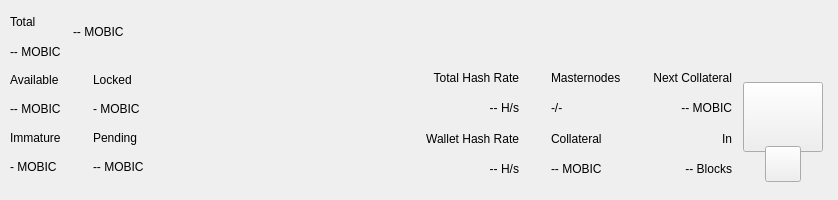
<?xml version="1.0" encoding="UTF-8"?>
<ui version="4.0">
 <class>TopBar</class>
 <widget class="QWidget" name="TopBar">
  <property name="geometry">
   <rect>
    <x>0</x>
    <y>0</y>
    <width>838</width>
    <height>200</height>
   </rect>
  </property>
  <property name="minimumSize">
   <size>
    <width>0</width>
    <height>200</height>
   </size>
  </property>
  <property name="maximumSize">
   <size>
    <width>16777215</width>
    <height>200</height>
   </size>
  </property>
  <property name="windowTitle">
   <string>Form</string>
  </property>
  <layout class="QVBoxLayout" name="verticalLayout_10" stretch="0">
   <property name="spacing">
    <number>0</number>
   </property>
   <property name="leftMargin">
    <number>0</number>
   </property>
   <property name="topMargin">
    <number>0</number>
   </property>
   <property name="rightMargin">
    <number>0</number>
   </property>
   <property name="bottomMargin">
    <number>0</number>
   </property>
   <item>
    <widget class="PFBorderImage" name="containerTop">
     <layout class="QVBoxLayout" name="verticalLayout_11">
      <property name="spacing">
       <number>0</number>
      </property>
      <property name="leftMargin">
       <number>0</number>
      </property>
      <property name="topMargin">
       <number>0</number>
      </property>
      <property name="rightMargin">
       <number>0</number>
      </property>
      <property name="bottomMargin">
       <number>0</number>
      </property>
      <item>
       <widget class="QWidget" name="top_container_2" native="true">
        <property name="minimumSize">
         <size>
          <width>0</width>
          <height>65</height>
         </size>
        </property>
        <layout class="QHBoxLayout" name="top_container">
         <property name="spacing">
          <number>0</number>
         </property>
         <property name="leftMargin">
          <number>10</number>
         </property>
         <property name="topMargin">
          <number>0</number>
         </property>
         <property name="rightMargin">
          <number>10</number>
         </property>
         <property name="bottomMargin">
          <number>0</number>
         </property>
         <item>
          <layout class="QHBoxLayout" name="horizontalLayout_4">
           <property name="spacing">
            <number>12</number>
           </property>
           <property name="rightMargin">
            <number>0</number>
           </property>
           <item>
            <widget class="QWidget" name="widgetAmount" native="true">
             <layout class="QVBoxLayout" name="verticalLayout_2">
              <property name="spacing">
               <number>2</number>
              </property>
              <property name="leftMargin">
               <number>0</number>
              </property>
              <property name="topMargin">
               <number>8</number>
              </property>
              <property name="rightMargin">
               <number>0</number>
              </property>
              <property name="bottomMargin">
               <number>0</number>
              </property>
              <item>
               <widget class="QLabel" name="labelTitle1">
                <property name="text">
                 <string>Total</string>
                </property>
               </widget>
              </item>
              <item>
               <widget class="PrivateQLabel" name="labelAmountPiv">
                <property name="text">
                 <string notr="true">-- MOBIC</string>
                </property>
               </widget>
              </item>
             </layout>
            </widget>
           </item>
           <item alignment="Qt::AlignVCenter">
            <widget class="QWidget" name="widgetTopAmount" native="true">
             <property name="sizePolicy">
              <sizepolicy hsizetype="Preferred" vsizetype="Maximum">
               <horstretch>0</horstretch>
               <verstretch>0</verstretch>
              </sizepolicy>
             </property>
             <layout class="QHBoxLayout" name="horizontalLayout_5">
              <property name="spacing">
               <number>0</number>
              </property>
              <property name="leftMargin">
               <number>0</number>
              </property>
              <property name="topMargin">
               <number>0</number>
              </property>
              <property name="rightMargin">
               <number>0</number>
              </property>
              <property name="bottomMargin">
               <number>0</number>
              </property>
              <item alignment="Qt::AlignTop">
               <widget class="PrivateQLabel" name="labelAmountTopPiv">
                <property name="minimumSize">
                 <size>
                  <width>0</width>
                  <height>36</height>
                 </size>
                </property>
                <property name="styleSheet">
                 <string notr="true">padding:0px;margin:0px;</string>
                </property>
                <property name="text">
                 <string notr="true">-- MOBIC</string>
                </property>
               </widget>
              </item>
             </layout>
            </widget>
           </item>
           <item>
            <spacer name="horizontalSpacer">
             <property name="orientation">
              <enum>Qt::Horizontal</enum>
             </property>
             <property name="sizeHint" stdset="0">
              <size>
               <width>40</width>
               <height>20</height>
              </size>
             </property>
            </spacer>
           </item>
           <item alignment="Qt::AlignRight">
            <widget class="QWidget" name="layoutSync" native="true">
             <property name="minimumSize">
              <size>
               <width>0</width>
               <height>36</height>
              </size>
             </property>
             <property name="maximumSize">
              <size>
               <width>16777215</width>
               <height>36</height>
              </size>
             </property>
             <layout class="QVBoxLayout" name="verticalLayout_9">
              <property name="leftMargin">
               <number>0</number>
              </property>
              <property name="topMargin">
               <number>0</number>
              </property>
              <property name="rightMargin">
               <number>0</number>
              </property>
              <property name="bottomMargin">
               <number>0</number>
              </property>
              <item>
               <widget class="ExpandableButton" name="pushButtonSync" native="true">
                <property name="minimumSize">
                 <size>
                  <width>36</width>
                  <height>36</height>
                 </size>
                </property>
                <property name="maximumSize">
                 <size>
                  <width>16777215</width>
                  <height>36</height>
                 </size>
                </property>
               </widget>
              </item>
             </layout>
            </widget>
           </item>
           <item>
            <widget class="ExpandableButton" name="pushButtonHDUpgrade" native="true">
             <property name="minimumSize">
              <size>
               <width>36</width>
               <height>36</height>
              </size>
             </property>
             <property name="maximumSize">
              <size>
               <width>16777215</width>
               <height>36</height>
              </size>
             </property>
            </widget>
           </item>
           <item>
            <widget class="ExpandableButton" name="pushButtonStack" native="true">
             <property name="minimumSize">
              <size>
               <width>36</width>
               <height>36</height>
              </size>
             </property>
             <property name="maximumSize">
              <size>
               <width>16777215</width>
               <height>36</height>
              </size>
             </property>
            </widget>
           </item>
           <item>
            <widget class="ExpandableButton" name="pushButtonConf" native="true">
             <property name="minimumSize">
              <size>
               <width>36</width>
               <height>36</height>
              </size>
             </property>
             <property name="maximumSize">
              <size>
               <width>16777215</width>
               <height>36</height>
              </size>
             </property>
            </widget>
           </item>
           <item>
            <widget class="ExpandableButton" name="pushButtonMasternodes" native="true">
             <property name="minimumSize">
              <size>
               <width>36</width>
               <height>36</height>
              </size>
             </property>
             <property name="maximumSize">
              <size>
               <width>16777215</width>
               <height>36</height>
              </size>
             </property>
            </widget>
           </item>
           <item>
            <widget class="ExpandableButton" name="pushButtonConsole" native="true">
             <property name="minimumSize">
              <size>
               <width>36</width>
               <height>36</height>
              </size>
             </property>
             <property name="maximumSize">
              <size>
               <width>16777215</width>
               <height>36</height>
              </size>
             </property>
            </widget>
           </item>
           <item>
            <widget class="ExpandableButton" name="pushButtonConnection" native="true">
             <property name="minimumSize">
              <size>
               <width>36</width>
               <height>36</height>
              </size>
             </property>
             <property name="maximumSize">
              <size>
               <width>16777215</width>
               <height>36</height>
              </size>
             </property>
            </widget>
           </item>
           <item>
            <widget class="ExpandableButton" name="pushButtonTor" native="true">
             <property name="minimumSize">
              <size>
               <width>36</width>
               <height>36</height>
              </size>
             </property>
             <property name="maximumSize">
              <size>
               <width>16777215</width>
               <height>36</height>
              </size>
             </property>
            </widget>
           </item>
           <item>
            <widget class="ExpandableButton" name="pushButtonLock" native="true">
             <property name="sizePolicy">
              <sizepolicy hsizetype="Expanding" vsizetype="Expanding">
               <horstretch>0</horstretch>
               <verstretch>0</verstretch>
              </sizepolicy>
             </property>
             <property name="minimumSize">
              <size>
               <width>36</width>
               <height>0</height>
              </size>
             </property>
             <property name="maximumSize">
              <size>
               <width>16777215</width>
               <height>36</height>
              </size>
             </property>
            </widget>
           </item>
           <item>
            <widget class="ExpandableButton" name="pushButtonTheme" native="true">
             <property name="minimumSize">
              <size>
               <width>36</width>
               <height>36</height>
              </size>
             </property>
             <property name="maximumSize">
              <size>
               <width>16777215</width>
               <height>36</height>
              </size>
             </property>
            </widget>
           </item>
           <item>
            <widget class="ExpandableButton" name="pushButtonFAQ" native="true">
             <property name="minimumSize">
              <size>
               <width>36</width>
               <height>36</height>
              </size>
             </property>
             <property name="maximumSize">
              <size>
               <width>16777215</width>
               <height>36</height>
              </size>
             </property>
            </widget>
           </item>
           <item>
            <widget class="ExpandableButton" name="pushButtonPrivacy" native="true">
             <property name="minimumSize">
              <size>
               <width>36</width>
               <height>36</height>
              </size>
             </property>
             <property name="maximumSize">
              <size>
               <width>16777215</width>
               <height>36</height>
              </size>
             </property>
            </widget>
           </item>
          </layout>
         </item>
        </layout>
       </widget>
      </item>
      <item>
       <widget class="QWidget" name="bottom_container" native="true">
        <property name="minimumSize">
         <size>
          <width>0</width>
          <height>135</height>
         </size>
        </property>
        <layout class="QHBoxLayout" name="botton_container">
         <property name="leftMargin">
          <number>10</number>
         </property>
         <property name="topMargin">
          <number>0</number>
         </property>
         <property name="rightMargin">
          <number>10</number>
         </property>
         <property name="bottomMargin">
          <number>10</number>
         </property>
         <item>
          <layout class="QHBoxLayout" name="horizontalLayout_3">
           <property name="spacing">
            <number>0</number>
           </property>
           <property name="bottomMargin">
            <number>9</number>
           </property>
           <item>
            <layout class="QVBoxLayout" name="verticalLayout_7">
             <property name="spacing">
              <number>0</number>
             </property>
             <property name="leftMargin">
              <number>0</number>
             </property>
             <property name="rightMargin">
              <number>0</number>
             </property>
             <item>
              <layout class="QHBoxLayout" name="horizontalLayout_2">
               <property name="spacing">
                <number>0</number>
               </property>
               <item>
                <layout class="QVBoxLayout" name="verticalLayout_6">
                 <item>
                  <widget class="QLabel" name="labelTitle5">
                   <property name="text">
                    <string>Available</string>
                   </property>
                  </widget>
                 </item>
                 <item>
                  <widget class="PrivateQLabel" name="labelAvailablePiv">
                   <property name="text">
                    <string>-- MOBIC</string>
                   </property>
                  </widget>
                 </item>
                 <item>
                  <widget class="QLabel" name="labelTitle4">
                   <property name="text">
                    <string>Immature</string>
                   </property>
                  </widget>
                 </item>
                 <item>
                  <widget class="PrivateQLabel" name="labelImmaturePiv">
                   <property name="text">
                    <string notr="true">- MOBIC</string>
                   </property>
                  </widget>
                 </item>
                </layout>
               </item>
               <item>
                <layout class="QVBoxLayout" name="verticalLayout_8">
                 <property name="leftMargin">
                  <number>32</number>
                 </property>
                 <item>
                  <widget class="QLabel" name="labelTitle6">
                   <property name="text">
                    <string>Locked</string>
                   </property>
                  </widget>
                 </item>
                 <item>
                  <widget class="PrivateQLabel" name="labelLockedPiv">
                   <property name="text">
                    <string>- MOBIC</string>
                   </property>
                  </widget>
                 </item>
                 <item>
                  <widget class="QLabel" name="labelTitle3">
                   <property name="text">
                    <string>Pending</string>
                   </property>
                  </widget>
                 </item>
                 <item>
                  <widget class="PrivateQLabel" name="labelPendingPiv">
                   <property name="text">
                    <string notr="true">-- MOBIC</string>
                   </property>
                  </widget>
                 </item>
                </layout>
               </item>
              </layout>
             </item>
            </layout>
           </item>
          </layout>
         </item>
         <item>
          <spacer name="horizontalSpacer_2">
           <property name="orientation">
            <enum>Qt::Horizontal</enum>
           </property>
           <property name="sizeHint" stdset="0">
            <size>
             <width>40</width>
             <height>20</height>
            </size>
           </property>
          </spacer>
         </item>
         <item>
          <layout class="QHBoxLayout" name="horizontalLayout_6">
           <property name="spacing">
            <number>0</number>
           </property>
           <property name="rightMargin">
            <number>0</number>
           </property>
           <property name="bottomMargin">
            <number>9</number>
           </property>
           <item>
            <widget class="QWidget" name="widgetStaking" native="true">
             <layout class="QVBoxLayout" name="verticalLayout_12">
              <property name="leftMargin">
               <number>32</number>
              </property>
              <property name="topMargin">
               <number>0</number>
              </property>
              <property name="rightMargin">
               <number>0</number>
              </property>
              <property name="bottomMargin">
               <number>0</number>
              </property>
              <item>
               <widget class="QLabel" name="labelNetworkHashRateTitle">
                <property name="text">
                 <string>Total Hash Rate</string>
                </property>
                <property name="textFormat">
                 <enum>Qt::AutoText</enum>
                </property>
                <property name="alignment">
                 <set>Qt::AlignRight|Qt::AlignTrailing|Qt::AlignVCenter</set>
                </property>
               </widget>
              </item>
              <item>
               <widget class="QLabel" name="labelNetworkHashRateValue">
                <property name="layoutDirection">
                 <enum>Qt::LeftToRight</enum>
                </property>
                <property name="text">
                 <string>-- H/s</string>
                </property>
                <property name="textFormat">
                 <enum>Qt::AutoText</enum>
                </property>
                <property name="alignment">
                 <set>Qt::AlignRight|Qt::AlignTrailing|Qt::AlignVCenter</set>
                </property>
               </widget>
              </item>
              <item>
               <widget class="QLabel" name="labelWalletHashRateTitle">
                <property name="text">
                 <string>Wallet Hash Rate</string>
                </property>
                <property name="textFormat">
                 <enum>Qt::AutoText</enum>
                </property>
                <property name="alignment">
                 <set>Qt::AlignRight|Qt::AlignTrailing|Qt::AlignVCenter</set>
                </property>
               </widget>
              </item>
              <item>
               <widget class="PrivateQLabel" name="labelWalletHashRateValue">
                <property name="text">
                 <string notr="true">-- H/s</string>
                </property>
                <property name="textFormat">
                 <enum>Qt::AutoText</enum>
                </property>
                <property name="alignment">
                 <set>Qt::AlignRight|Qt::AlignTrailing|Qt::AlignVCenter</set>
                </property>
               </widget>
              </item>
             </layout>
            </widget>
           </item>
           <item>
            <widget class="QWidget" name="widgetMasternodes" native="true">
             <layout class="QVBoxLayout">
              <property name="leftMargin">
               <number>32</number>
              </property>
              <property name="topMargin">
               <number>0</number>
              </property>
              <property name="rightMargin">
               <number>0</number>
              </property>
              <property name="bottomMargin">
               <number>0</number>
              </property>
              <item>
               <widget class="QLabel" name="labelMasternodesTitle">
                <property name="text">
                 <string>Masternodes</string>
                </property>
               </widget>
              </item>
              <item>
               <widget class="PrivateQLabel" name="labelMasternodeCount">
                <property name="text">
                 <string>-/-</string>
                </property>
               </widget>
              </item>
              <item>
               <widget class="QLabel" name="labelCollateralTitle">
                <property name="text">
                 <string>Collateral</string>
                </property>
               </widget>
              </item>
              <item>
               <widget class="QLabel" name="labelCollateralValue">
                <property name="text">
                 <string notr="true">-- MOBIC</string>
                </property>
               </widget>
              </item>
             </layout>
            </widget>
           </item>
           <item>
            <widget class="QWidget" name="widgetNextCollateral" native="true">
             <layout class="QVBoxLayout" name="verticalLayout_13">
              <property name="leftMargin">
               <number>32</number>
              </property>
              <property name="topMargin">
               <number>0</number>
              </property>
              <property name="rightMargin">
               <number>0</number>
              </property>
              <property name="bottomMargin">
               <number>0</number>
              </property>
              <item>
               <widget class="QLabel" name="labelNextMasternodesTitle">
                <property name="text">
                 <string>Next Collateral</string>
                </property>
                <property name="textFormat">
                 <enum>Qt::AutoText</enum>
                </property>
                <property name="alignment">
                 <set>Qt::AlignRight|Qt::AlignTrailing|Qt::AlignVCenter</set>
                </property>
               </widget>
              </item>
              <item>
               <widget class="QLabel" name="labelNextCollateralValue">
                <property name="text">
                 <string>-- MOBIC</string>
                </property>
                <property name="textFormat">
                 <enum>Qt::AutoText</enum>
                </property>
                <property name="alignment">
                 <set>Qt::AlignRight|Qt::AlignTrailing|Qt::AlignVCenter</set>
                </property>
               </widget>
              </item>
              <item>
               <widget class="QLabel" name="labelRemainingBlocks">
                <property name="text">
                 <string>In</string>
                </property>
                <property name="textFormat">
                 <enum>Qt::AutoText</enum>
                </property>
                <property name="alignment">
                 <set>Qt::AlignRight|Qt::AlignTrailing|Qt::AlignVCenter</set>
                </property>
               </widget>
              </item>
              <item>
               <widget class="QLabel" name="labelNextCollateralBlocks">
                <property name="text">
                 <string notr="true">-- Blocks</string>
                </property>
                <property name="textFormat">
                 <enum>Qt::AutoText</enum>
                </property>
                <property name="alignment">
                 <set>Qt::AlignRight|Qt::AlignTrailing|Qt::AlignVCenter</set>
                </property>
               </widget>
              </item>
             </layout>
            </widget>
           </item>
          </layout>
         </item>
         <item>
          <widget class="QWidget" name="qrContainer" native="true">
           <property name="sizePolicy">
            <sizepolicy hsizetype="Preferred" vsizetype="Minimum">
             <horstretch>0</horstretch>
             <verstretch>0</verstretch>
            </sizepolicy>
           </property>
           <property name="minimumSize">
            <size>
             <width>90</width>
             <height>110</height>
            </size>
           </property>
           <property name="maximumSize">
            <size>
             <width>90</width>
             <height>110</height>
            </size>
           </property>
           <layout class="QVBoxLayout" name="containerQR">
            <property name="spacing">
             <number>0</number>
            </property>
            <property name="leftMargin">
             <number>5</number>
            </property>
            <property name="topMargin">
             <number>10</number>
            </property>
            <property name="rightMargin">
             <number>5</number>
            </property>
            <property name="bottomMargin">
             <number>0</number>
            </property>
            <item>
             <widget class="QPushButton" name="btnQr">
              <property name="minimumSize">
               <size>
                <width>70</width>
                <height>70</height>
               </size>
              </property>
              <property name="maximumSize">
               <size>
                <width>16777215</width>
                <height>70</height>
               </size>
              </property>
              <property name="focusPolicy">
               <enum>Qt::NoFocus</enum>
              </property>
              <property name="text">
               <string/>
              </property>
              <property name="iconSize">
               <size>
                <width>70</width>
                <height>70</height>
               </size>
              </property>
             </widget>
            </item>
            <item>
             <spacer name="verticalSpacer">
              <property name="orientation">
               <enum>Qt::Vertical</enum>
              </property>
              <property name="sizeType">
               <enum>QSizePolicy::Fixed</enum>
              </property>
              <property name="sizeHint" stdset="0">
               <size>
                <width>20</width>
                <height>20</height>
               </size>
              </property>
             </spacer>
            </item>
            <item alignment="Qt::AlignHCenter|Qt::AlignBottom">
             <widget class="QPushButton" name="pushButtonQR">
              <property name="minimumSize">
               <size>
                <width>36</width>
                <height>36</height>
               </size>
              </property>
              <property name="maximumSize">
               <size>
                <width>36</width>
                <height>36</height>
               </size>
              </property>
              <property name="focusPolicy">
               <enum>Qt::NoFocus</enum>
              </property>
              <property name="text">
               <string/>
              </property>
             </widget>
            </item>
           </layout>
          </widget>
         </item>
        </layout>
       </widget>
      </item>
     </layout>
    </widget>
   </item>
  </layout>
 </widget>
 <customwidgets>
  <customwidget>
   <class>ExpandableButton</class>
   <extends>QWidget</extends>
   <header>qt/pivx/expandablebutton.h</header>
   <container>1</container>
  </customwidget>
  <customwidget>
   <class>PFBorderImage</class>
   <extends>QFrame</extends>
   <header>qt/pivx/pfborderimage.h</header>
   <container>1</container>
  </customwidget>
  <customwidget>
   <class>PrivateQLabel</class>
   <extends>QLabel</extends>
   <header>qt/pivx/privatelabel.h</header>
   <container>0</container>
  </customwidget>
 </customwidgets>
 <resources/>
 <connections/>
</ui>
